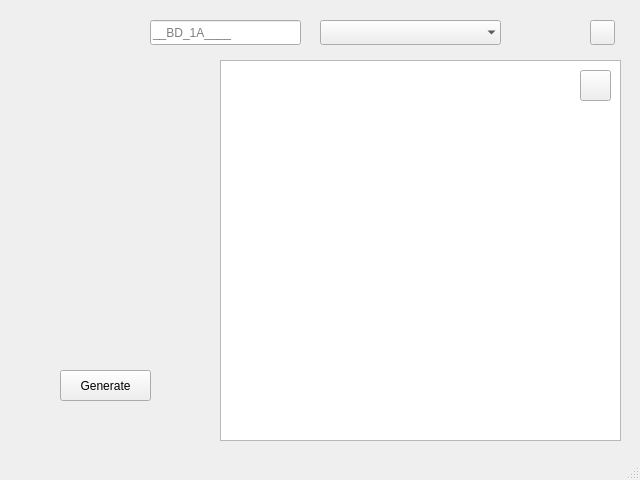
<?xml version="1.0" encoding="UTF-8"?>
<ui version="4.0">
 <class>MainWindow</class>
 <widget class="QMainWindow" name="MainWindow">
  <property name="geometry">
   <rect>
    <x>0</x>
    <y>0</y>
    <width>640</width>
    <height>480</height>
   </rect>
  </property>
  <property name="sizePolicy">
   <sizepolicy hsizetype="Fixed" vsizetype="Fixed">
    <horstretch>0</horstretch>
    <verstretch>0</verstretch>
   </sizepolicy>
  </property>
  <property name="minimumSize">
   <size>
    <width>640</width>
    <height>480</height>
   </size>
  </property>
  <property name="maximumSize">
   <size>
    <width>640</width>
    <height>480</height>
   </size>
  </property>
  <property name="windowTitle">
   <string>KMIT GatePass Generator</string>
  </property>
  <widget class="QWidget" name="centralwidget">
   <widget class="QFrame" name="frame">
    <property name="geometry">
     <rect>
      <x>10</x>
      <y>10</y>
      <width>621</width>
      <height>41</height>
     </rect>
    </property>
    <property name="frameShape">
     <enum>QFrame::NoFrame</enum>
    </property>
    <widget class="QLineEdit" name="rno">
     <property name="geometry">
      <rect>
       <x>140</x>
       <y>10</y>
       <width>151</width>
       <height>25</height>
      </rect>
     </property>
     <property name="maxLength">
      <number>10</number>
     </property>
     <property name="placeholderText">
      <string>__BD_1A____</string>
     </property>
    </widget>
    <widget class="QComboBox" name="PassType">
     <property name="geometry">
      <rect>
       <x>310</x>
       <y>10</y>
       <width>181</width>
       <height>25</height>
      </rect>
     </property>
     <property name="currentIndex">
      <number>-1</number>
     </property>
     <property name="duplicatesEnabled">
      <bool>false</bool>
     </property>
     <property name="frame">
      <bool>false</bool>
     </property>
     <item>
      <property name="text">
       <string>Gate Pass (Single Use)</string>
      </property>
     </item>
     <item>
      <property name="text">
       <string>Lunch Pass (Daily Use)</string>
      </property>
     </item>
     <item>
      <property name="text">
       <string>Alumni Pass (4th Year)</string>
      </property>
     </item>
    </widget>
    <widget class="QToolButton" name="Tools">
     <property name="geometry">
      <rect>
       <x>580</x>
       <y>10</y>
       <width>25</width>
       <height>25</height>
      </rect>
     </property>
     <property name="styleSheet">
      <string notr="true">QToolButton::menu-indicator { image: none; }</string>
     </property>
     <property name="text">
      <string/>
     </property>
     <property name="iconSize">
      <size>
       <width>28</width>
       <height>28</height>
      </size>
     </property>
     <property name="popupMode">
      <enum>QToolButton::InstantPopup</enum>
     </property>
    </widget>
   </widget>
   <widget class="QGraphicsView" name="Pass">
    <property name="geometry">
     <rect>
      <x>220</x>
      <y>60</y>
      <width>401</width>
      <height>381</height>
     </rect>
    </property>
    <property name="mouseTracking">
     <bool>false</bool>
    </property>
    <property name="renderHints">
     <set>QPainter::TextAntialiasing</set>
    </property>
   </widget>
   <widget class="QLabel" name="details">
    <property name="geometry">
     <rect>
      <x>20</x>
      <y>100</y>
      <width>171</width>
      <height>231</height>
     </rect>
    </property>
    <property name="text">
     <string/>
    </property>
    <property name="textFormat">
     <enum>Qt::MarkdownText</enum>
    </property>
    <property name="scaledContents">
     <bool>false</bool>
    </property>
    <property name="alignment">
     <set>Qt::AlignLeading|Qt::AlignLeft|Qt::AlignVCenter</set>
    </property>
    <property name="wordWrap">
     <bool>true</bool>
    </property>
   </widget>
   <widget class="QPushButton" name="GenPassBtn">
    <property name="geometry">
     <rect>
      <x>60</x>
      <y>370</y>
      <width>91</width>
      <height>31</height>
     </rect>
    </property>
    <property name="text">
     <string>Generate</string>
    </property>
   </widget>
   <widget class="QPushButton" name="PrintBtn">
    <property name="geometry">
     <rect>
      <x>580</x>
      <y>70</y>
      <width>31</width>
      <height>31</height>
     </rect>
    </property>
    <property name="text">
     <string/>
    </property>
    <property name="icon">
     <iconset theme="document-print">
      <normaloff>.</normaloff>.</iconset>
    </property>
    <property name="iconSize">
     <size>
      <width>28</width>
      <height>28</height>
     </size>
    </property>
   </widget>
  </widget>
  <widget class="QStatusBar" name="statusbar"/>
  <action name="actionSend">
   <property name="text">
    <string>Send</string>
   </property>
  </action>
 </widget>
 <tabstops>
  <tabstop>rno</tabstop>
  <tabstop>PassType</tabstop>
  <tabstop>GenPassBtn</tabstop>
  <tabstop>Pass</tabstop>
 </tabstops>
 <resources/>
 <connections>
  <connection>
   <sender>GenPassBtn</sender>
   <signal>clicked()</signal>
   <receiver>actionSend</receiver>
   <slot>trigger()</slot>
   <hints>
    <hint type="sourcelabel">
     <x>579</x>
     <y>31</y>
    </hint>
    <hint type="destinationlabel">
     <x>-1</x>
     <y>-1</y>
    </hint>
   </hints>
  </connection>
 </connections>
</ui>
